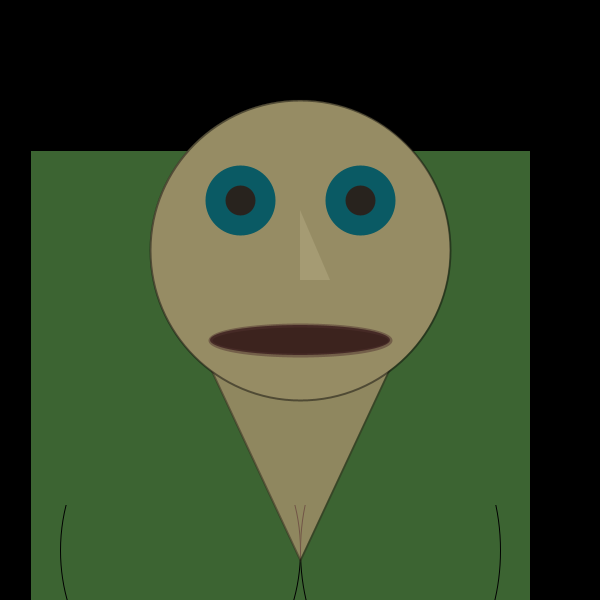
Frame 1 (no input)
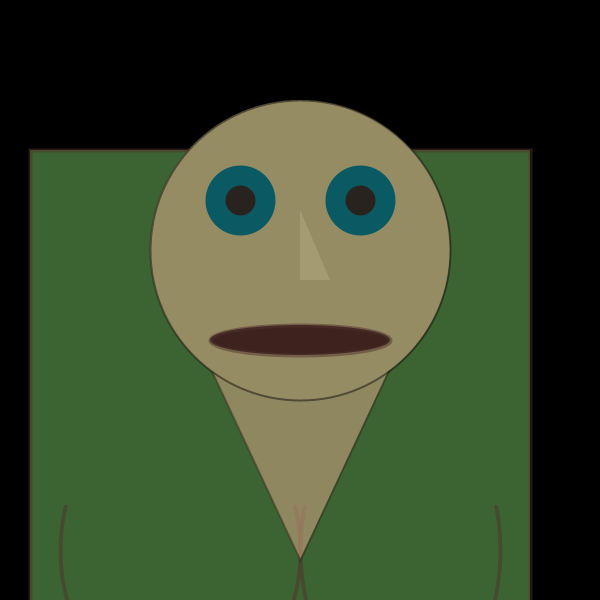
Frame 60 (the mouse pressed at the canvas centre just before this capture)
Frame 120 (the mouse held since frame 60 and released just before this capture): identical to frame 60, image omitted

The Processing sketch that drew these frames (run headless with seeded random() and noise(); from frame 60 on, the mouse is pressed at the canvas centre):

// Processing sketch: processing_89980
// ── processing_89980.pde

/*

This is the basis for my monster sketch
matt richard 2013 February

*/

void setup(){
  size( 600, 600);
  smooth();
  rectMode(CENTER);
}

void draw(){
  background(0);
  
  //shoulders
  fill(60, 100, 50);
  rect(280, 500, 500, 700);
  
  //left breast
  fill(60, 100, 50);
  ellipse(width/2 - 120, height - 50, 240, 300);
  
  //right breast
  fill(60, 100, 50);
  ellipse(width/2 + 100, height - 50, 200, 300);
  
  // cover clevage
  fill(60, 100, 50);
  noStroke();
  rect(width/2 - 20, height - 170, 460, 150);
  
  //beard
  fill(225, 170, 140, 128);
  strokeWeight(2);
  stroke(45, 40, 25, 128);
  triangle(width/2 - 145, height/2 - 50, width/2 + 145, height/2 - 50, width/2, height - 40);
  
  //head
  fill(150, 140, 100);
  stroke(15, 14, 10, 128);
  ellipse(width/2, height/2 - 50, 300, 300);
  
  //left eye
  fill(40, 35, 30);
  stroke(10, 90, 100);
  strokeWeight(20);
  ellipse(240, 200, 50, 50);
  
  //right eye
  fill(40, 35, 30);
  stroke(10, 90, 100);
  strokeWeight(20);
  ellipse(360, 200, 50, 50);
  
  //nose
  // style
  fill(165, 155, 115);
  noStroke();
  triangle(width/2, 210, 330, 280, width/2, 280);
  
  //mouth
  fill(60, 35, 30);
  stroke(80, 50, 45, 128);
  strokeWeight(4);
  ellipse(width/2, 340, 180, 30);
 
}
